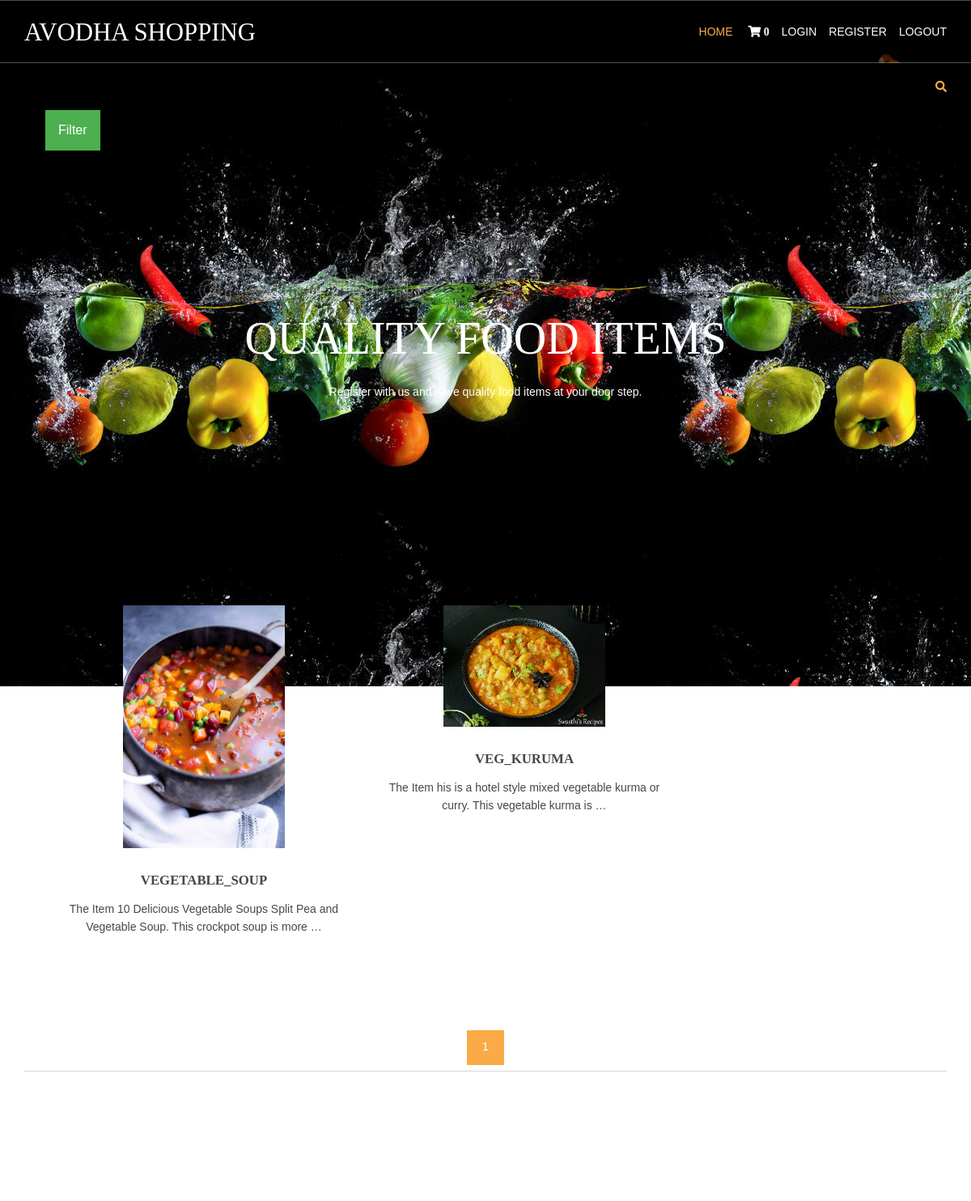
/vegetables_recepie/, run on the app's committed database.
### shop/models.py (models this page shows, shortened)
class products(models.Model):
        name = models.CharField(max_length=250, unique=True)
        slug = models.SlugField(max_length=250,unique=True)
        img=models.ImageField(upload_to='product')
        desc=models.TextField()
        stock=models.IntegerField()
        available=models.BooleanField()
        price=models.IntegerField()
        category=models.ForeignKey(Categ,on_delete=models.CASCADE)
        def get_url(self):
            return reverse('details',args=[self.category.slug,self.slug])

### shop/views.py (the view)
# urls.py: 2. Add a URL to urlpatterns:  path('', views.home, name='home')
def home(request,c_slug=None):
    c_page=None
    prodt=None
    if c_slug != None:
        c_page = get_object_or_404(Categ,slug=c_slug)
        prodt = products.objects.filter(category=c_page,available=True)
    else:
        prodt = products.objects.all().filter(available=True)
    cat=Categ.objects.all()
    paginator=Paginator(prodt,6)
    try:
        page=int(request.GET.get('page','1'))
    except:
        page=1
    try:
        pro=paginator.page(page)
    except(EmptyPage,InvalidPage):
        pro=paginator.page(paginator.num_pages)
    return render(request, "index.html",{'pr':prodt,'ct':cat,'pg':pro})

### cart/context_processor.py (called while the page is built)
def count(request):
    item_count=0
    if 'admin' in request.path:
        return {}
    else:
        try:
            ct=cartlist.objects.filter(cart_id=c_id(request))
            cti=item.objects.all().filter(cart=ct[:1])
            for c in cti:
                item_count += c.quan
        except cartlist.DoesNotExist:
            item_count=0
        return dict(itc=item_count)

### cart/views.py (called while the page is built)
def c_id(request):
    ct_id=request.session.session_key
    if not ct_id:
        ct_id=request.session.create()
    return ct_id

### shop/models.py (called while the page is built)
    def get_url(self):
        return reverse('prod_cat',args=[self.slug])

### templates/index.html (shortened to what this page needs)
{% extends 'base.html' %}
{% block content %}
{% load static %}
<html lang="">
<head>
<link href="{% static 'hm//layout/styles/layout.css' %}" rel="stylesheet" type="text/css" media="all">
</head>
<body id="top">
<div class="abcd" style="background-image:url({% static 'hm///images/demo/backgrounds/bg2.jpg'%} );">
<div class="wrapper row0">
    <div id="topbar" class="hoc clear">
  <div class="fl_right">
        <ul class="nospace">
          <li id="searchform">
          </li>
        </ul>
      </div>
       </div>
  </div>
  <div class="dropdown">
  <button class="dropbtn">Filter</button>
</div>
  <div id="pageintro" class="hoc clear">
    <article>
      <h3 class="heading">QUALITY FOOD ITEMS</h3>
      <p>Register with us and have quality food items at your door step.</p>
    </article>
  </div>
</div>
<div class="wrapper row3">
  <main class="hoc container clear">
    <section id="introblocks">
      <ul class="nospace group btmspace-80">
       {% for i in pg.object_list %}
        <li class="one_third">
          <figure><a class="imgover" href={{i.get_url}}><img src="{{i.img.url}}" alt="" style="width:200"></a>
            <figcaption>
              <h6 class="heading">{{i.name}}</h6>
              <p>The Item {{i.desc|truncatewords:14}}</p><br>
            </figcaption>
          </figure>
        </li>
        {% endfor %}
      </ul>
    </section>
<center>
{% for p in pg.paginator.page_range %}
  <a href="?page={{p}}" class="btn btn-light btn-sm {% if pg.number == p %} active {% endif %}"> {{p}} </a>
{% endfor %}
</center>
    <hr class="btmspace-80">
  </main>
</div>
{% endblock %}

### static/hm/layout/styles/layout.css (style rules this page uses)
#topbar { padding:20px 0; font-size:.8rem; text-transform:uppercase; }
#topbar ul li { display:inline-block; margin-right:15px; }
#topbar ul li:last-child { margin-right:0; padding-right:0; border-right:none; }
#topbar #searchform { position:relative; line-height:1; z-index:9999; }
#topbar #searchform::after { display:block; height:18px; line-height:18px; padding:0; font-family:"Font Awesome\ 5 Free"; font-weight:900; font-size:1rem; content:"\f002"; }
#topbar #searchform ::placeholder { text-transform:capitalize; }
#pageintro { padding:200px 0 300px; }
#pageintro article, #pageintro article p { display:block; max-width:75%; margin:0 auto; text-align:center; }
#pageintro article p { max-width:65%; line-height:2rem; }
#pageintro .heading { margin-bottom:20px; font-size:4rem; }
.container { padding:80px 0; }
#introblocks { display:block; position:relative; margin:-180px 0 0 0; z-index:1; text-align:center; }
#introblocks figure figcaption { display:block; padding:30px 0 0 0; text-align:center; }
#introblocks figure figcaption .heading { font-size:1.2rem; font-weight:700; margin-bottom:0; }
*, *::before, *::after { transition:all .3s ease-in-out; }
body { color:#A5A6AA; background-color:#1C1D21; }
a { color:#FBAB45; }
hr, .borderedbox { border-color:#D7D7D7; }
.btn, .btn.inverse:hover { color:#FFFFFF; background-color:#FBAB45; border-color:#FBAB45; }
.imgover, .imgover:hover::after { color:#FFFFFF; }
.row3 { color:#474747; background-color:#FFFFFF; }
#topbar #searchform { color:#FBAB45; }
#pageintro { color:#FFFFFF; }
@media screen and (min-width:1140px) { .hoc { max-width:1140px; } }

### static/hm/layout/styles/framework.css (style rules this page uses)
html { overflow-y:scroll; overflow-x:hidden; }
html, body { margin:0; padding:0; font-size:14px; line-height:1.6em; }
*, *::before, *::after { box-sizing:border-box; }
.nospace { margin:0; padding:0; list-style:none; }
.btn { display:inline-block; padding:8px 18px 10px; text-transform:uppercase; border:1px solid; }
.clear, .group { display:block; }
.clear::before, .clear::after, .group::before, .group::after { display:table; content:""; }
.clear, .clear::after, .group, .group::after { clear:both; }
a { outline:none; text-decoration:none; }
.fl_right, .imgr { float:right; }
img { width:auto; max-width:100%; height:auto; margin:0; padding:0; border:none; line-height:normal; vertical-align:middle; }
.imgover { display:inline-block; position:relative; max-width:100%; }
.imgover::before, .imgover::after { display:block; position:absolute; content:""; text-align:center; opacity:0; }
.imgover::before { top:0; right:0; bottom:0; left:0; }
.imgover::after { top:50%; left:50%; width:50px; height:50px; line-height:50px; margin:-25px 0 0 -25px; font-family:"Font Awesome\ 5 Free"; font-weight:900; content:"\f067"; font-size:28px; }
body, input, textarea, select { font-family:Verdana, Geneva, sans-serif; }
h1, h2, h3, h4, h5, h6, .heading { font-family:Georgia, "Times New Roman", Times, serif; }
label, input, textarea, select, button { display:block; resize:none; outline:none; color:inherit; font-size:inherit; font-family:inherit; vertical-align:middle; }
::placeholder { opacity:1; }
h1, h2, h3, h4, h5, h6, .heading { margin:0 0 20px 0; font-size:1.4rem; line-height:normal; font-weight:normal; text-transform:uppercase; }
hr { display:block; width:100%; height:1px; border:solid; border-width:1px 0 0 0; }
.wrapper { display:block; position:relative; width:100%; margin:0; padding:0; text-align:left; word-wrap:break-word; }
.hoc { display:block; margin:0 auto; }
address, article, aside, figcaption, figure, footer, header, main, nav, section { display:block; margin:0; padding:0; }
.one_half, .one_third, .two_third, .one_quarter, .two_quarter, .three_quarter { display:inline-block; float:left; margin:0 0 0 4.21052%; list-style:none; }
.one_third { width:30.52631%; }
.btmspace-80 { margin-bottom:80px; }

### templates/index.html (style rules this page uses)
.dropbtn { background-color: #4CAF50; color: white; padding: 16px; font-size: 16px; border: none; cursor: pointer; }
.dropdown { position: relative; padding-left:56px; display: inline-block; }

### data on the page
products: img (picture), name "VEGETABLE_SOUP", desc "10 Delicious Vegetable Soups Split Pea and Vegetable Soup. This crockpot soup is more …"
products: img (picture), name "VEG_KURUMA", desc "his is a hotel style mixed vegetable kurma or curry. This vegetable kurma is …"

### other printed values
{{ itc }} "0"
{{ p }} "1"
